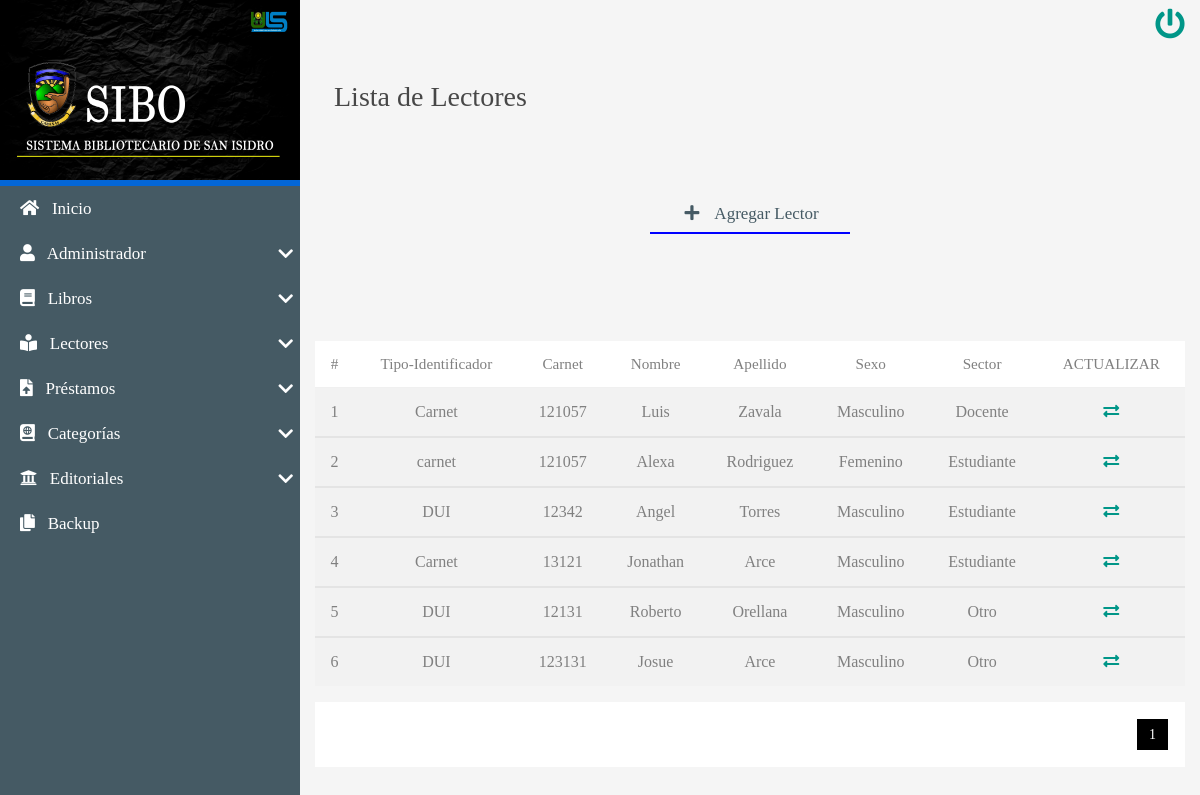
The page /CRUD/READ/ListaLector.php (signed in) on the database as committed earlier.
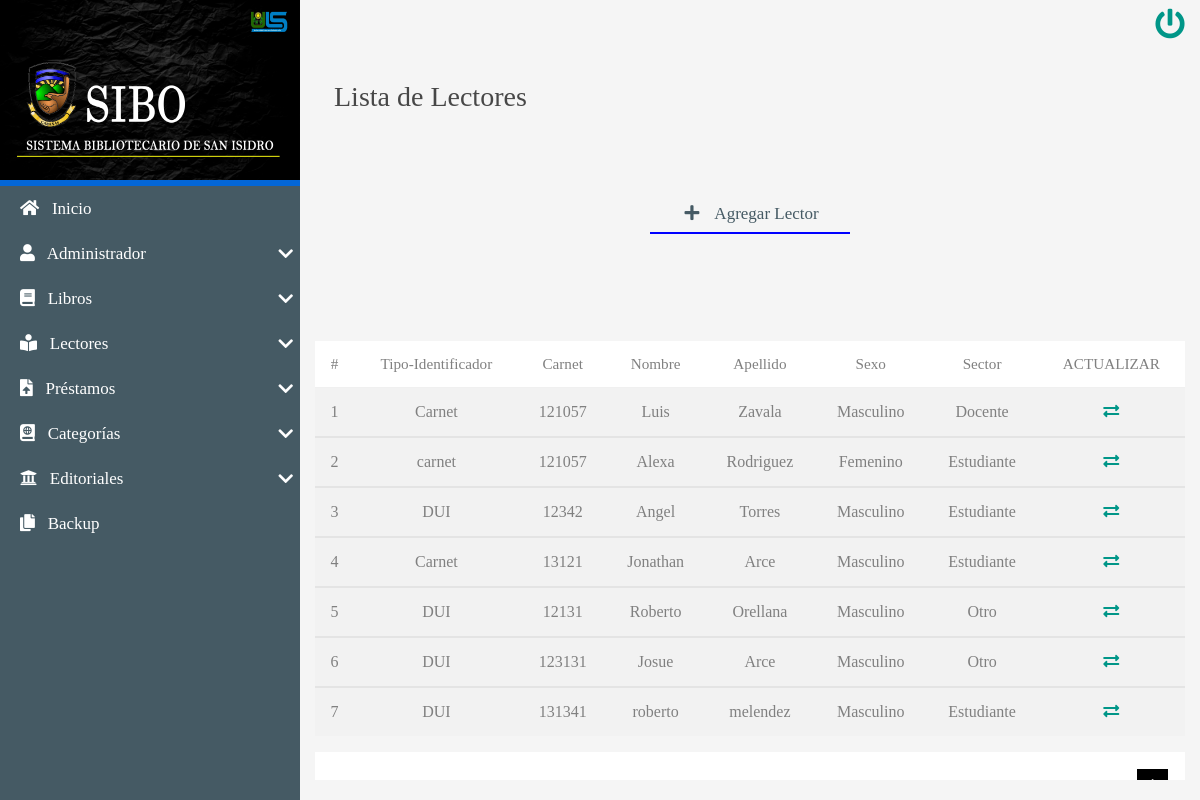
The same page on the database as committed later.
### tables this page shows
CREATE TABLE `usuarios` (
  `idUsuario` int(8) NOT NULL AUTO_INCREMENT,
  `tipo_identificacion` varchar(15) NOT NULL,
  `carnet` varchar(13) NOT NULL,
  `nombreUs` varchar(250) NOT NULL,
  `apellidoUs` varchar(250) NOT NULL,
  `sexo` varchar(20) NOT NULL,
  `tipoUs` varchar(25) NOT NULL,
  `estatus` int(1) NOT NULL DEFAULT 1,
  PRIMARY KEY (`idUsuario`)
);

### CRUD/READ/ListaLector.php (the view, shortened to what the changed rows need)
<!DOCTYPE html>
<html lang="es">
<head>
   <?php include'../../INCLUDES/link2.php'; ?>
</head>
<body>
    <main class="full-box main-container">
        <section class="full-box page-content">
            <div class="container-fluid">
               <br><br><br>
                       <table class="table table-striped">
                        <thead>
                            <tr class="text-center roboto-medium">
                                <th>#</th>
                                <th>Tipo-Identificador</th>
                                <th>Carnet</th>
                                <th>Nombre</th>
                                <th>Apellido</th>
                                <th>Sexo</th>
                                <th>Sector</th>
                                <th>ACTUALIZAR</th>
                            </tr>
                        </thead>
                        <?php
                  include'../../BD/conexionBD.php';
         $sql_register = mysqli_query($mysqli, "SELECT COUNT(*) as total_registros FROM usuarios");
            $result_register=mysqli_fetch_array($sql_register);
            $total_registros=$result_register['total_registros'];
            $por_pagina=8;
            if (empty($_GET['pagina']))
            {
                $pagina=1;
            }else{
                $pagina=$_GET['pagina'];
            }
            $desde=($pagina-1)*$por_pagina;
            $total_paginas= ceil($total_registros / $por_pagina);
            $query=mysqli_query($mysqli,"SELECT * FROM usuarios WHERE estatus=1 ORDER BY idUsuario ASC LIMIT $desde , $por_pagina");
            $resultado=mysqli_num_rows($query);
            if($resultado>0){
                while ($data= mysqli_fetch_array($query)) {
                              ?>
                        <tbody>
                        <tr class="text-center">
                            <td><?php echo $data['idUsuario']; ?></td>
                            <td><?php echo $data['tipo_identificacion']; ?></td>
                            <td><?php echo $data['carnet']; ?></td>
                            <td><?php echo $data['nombreUs']; ?></td>
                            <td><?php echo $data['apellidoUs']; ?></td>
                            <td><?php echo $data['sexo']; ?></td>
                            <td><?php echo $data['tipoUs']; ?></td>
                            <td><a href="../UPDATE/Update-Reader.php?id=<?php echo $data['idUsuario']; ?>"><i class="fas fa-exchange-alt"></i></a></td>
                        </tr>
             </tbody>
              <?php
                 }
            }
            ?>
             </table>
              </div>
              <div class="container-fluid paginador">
        <ul>
            <?php
            for ($i=1; $i <= $total_paginas; $i++) {
                if ($i==$pagina) {
                     echo '<li class="pageSelected">'.$i.'</li>';
                }else{
                    echo '<li><a href="?pagina='.$i.'">'.$i.'</a></li>';
                }
            }
             ?>
        </ul>
        </div>
               </section>
    </main>
</body>
</html>

Rows that differ between the two databases and show on the page:
added usuarios: idUsuario "7", tipo_identificacion "DUI", carnet "131341", nombreUs "roberto", apellidoUs "melendez", sexo "Masculino", tipoUs "Estudiante"
Other text that changed with them:
list line gone: "1"
